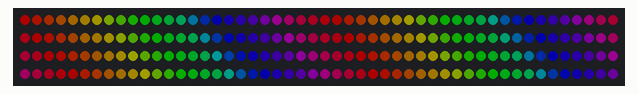
A sketch run on a simulated Arduino Uno, built with avr-gcc and run on an emulated ATmega328P. Shown: 200 RGB LEDs in strip order, left to right, continuing on the next row. Dim RGB values are drawn brighter than linear.

Above: at 0.16 s.
At 5.05 s:
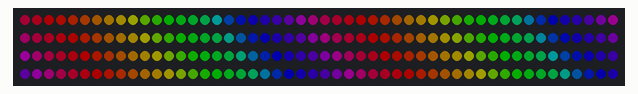
At 9.94 s:
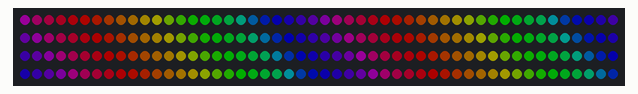
At 19.71 s:
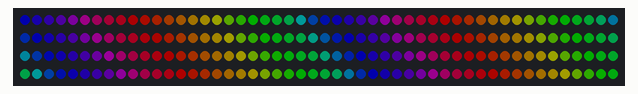
At 29.49 s:
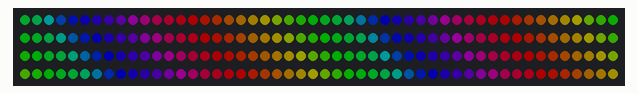
At 39.57 s:
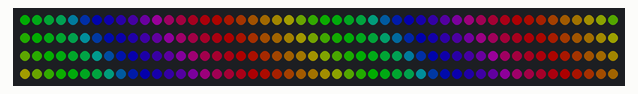

The sketch:

fillhue.ino
```cpp
#include <FastLED.h>

#define NUM_LEDS 200
#define LED_PIN 6

uint8_t hue = 0;
CRGB leds[NUM_LEDS];

void setup() {
  // put your setup code here, to run once:

    FastLED.addLeds<WS2812B, LED_PIN, GRB>(leds, NUM_LEDS);
  FastLED.setBrightness(50);
  FastLED.setMaxPowerInVoltsAndMilliamps( 5, 4000);
  Serial.begin(9600);

}

void loop() {
  for(int i = 0; i < NUM_LEDS; i++) {
    leds[i] = CHSV(hue + (i*10), 255, 255);
  }
  EVERY_N_MILLISECONDS(5){
    hue++;
  }
  FastLED.show();

}
```
